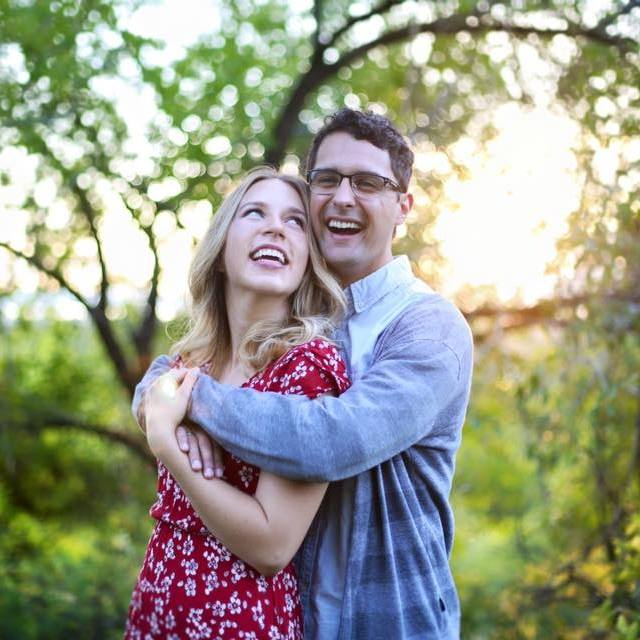
#> input picture color_transfer/haywespic.jpg, 640 x 640 px
$ python example.py --source haywespic.jpg --target haywespic.jpg
#> lines starting #> are read from the running program, lines starting #| are printed output that depends on the picture
### color_transfer/color_transfer.py
import numpy as np
import cv2

def color_transfer(source, target):

    # convert the images from RGB to L*a*b colorspace, being
    # sure to utilize the floating point data type (note: OpenCV
    # expects floats to be 32-bit, so sue that instead of 64-bit)
    source = cv2.cvtColor(source, cv2.COLOR_BGR2LAB).astype("float32")
    target = cv2.cvtColor(target, cv2.COLOR_BGR2LAB).astype("float32")


    # compute color statistics for the source and target images
    (lMeanSrc, lStdSrc, aMeanSrc, aStdSrc, bMeanSrc, bStdSrc) = image_stats(source)
    (lMeanTar, lStdTar, aMeanTar, aStdTar, bMeanTar, bStdTar) = image_stats(source)

    # subtract the means from the target image
    (l, a, b) = cv2.split(target)
    l -= lMeanTar
    a -= aMeanTar
    b -= bMeanTar

    # scale by the starndard deviations
    l = (lStdTar / lStdSrc) * l
    a = (aStdTar / aStdSrc) * a
    b = (bStdTar / bStdSrc) * b

    # clip the pixel intensities to [0, 255] if the fall outside
    # this range
    l = np.clip(l, 0, 255)
    a = np.clip(a, 0, 255)

    # merge the channels together and convert back to the RGB color
    # space, being sure to utilize the 8-bits unsigned integer data
    # type
    transfer = cv2.merge([l, a, b])
    transfer = cv2.cvtColor(transfer.astype("uint8"), cv2.COLOR_LAB2BGR)

    #return the color transferred image


def image_stats(image):
    (l, a, b) = cv2.split(image)
    (lMean, lStd) = (l.mean(), l.std())
    (aMean, aStd) = (a.mean(), a.std())
    (bMean, bStd) = (b.mean(), b.std())

    # return the color statistics
    return (lMean, lStd, aMean, aStd, bMean, bStd)

### color_transfer/example.py
# USAGE
# python example.py --source images/ocean_sunset.jpg --target images/ocean_day.jpg

# import the necessary packages
from color_transfer import color_transfer
import numpy as np
import argparse
import cv2


# def show_image(title, image, width=300):
#     # resize the image to have a constant width, just to
#     # make displaying the images take up less screen real
#     # estate
#     r = width / float(image.shape[1])
#     dim = (width, int(image.shape[0] * r))
#     resized = cv2.resize(image, dim, interpolation=cv2.INTER_AREA)
#
#     # show the resized image
#     cv2.imshow(title, resized)
#

# construct the argument parser and parse the arguments
ap = argparse.ArgumentParser()
ap.add_argument("-s", "--source", required=True,
                help="Path to the source image")
ap.add_argument("-t", "--target", required=True,
                help="Path to the target image")
ap.add_argument("-o", "--output", help="Path to the output image (optional)")
args = vars(ap.parse_args())

# load the images
source = cv2.imread(args["source"])
#> source is the input picture: shape (640, 640, 3); mean B, G, R 138.2, 155.5, 153.3
target = cv2.imread(args["target"])

# transfer the color distribution from the source image
# to the target image
transfer = color_transfer(source, target)
#> in color_transfer, `source = cv2.cvtColor(source, cv2.COLOR_BGR2LAB).astype("float32")`:
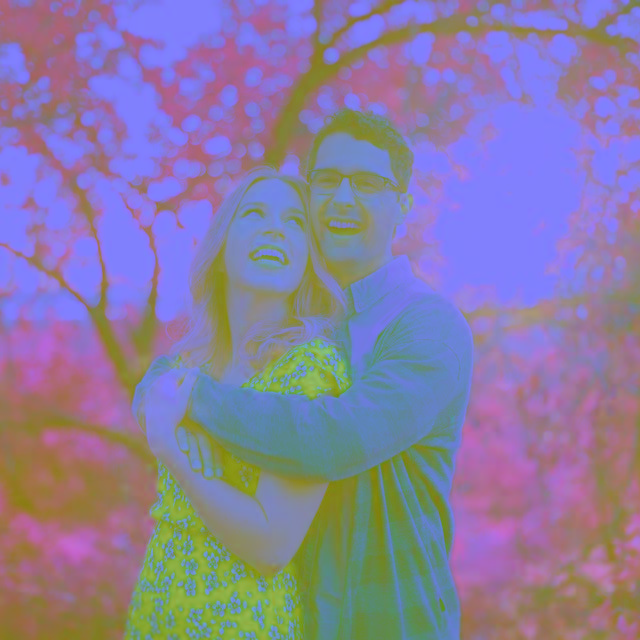
#> source: shape (640, 640, 3) float32; mean of channels 0, 1, 2 161.1, 125.4, 137.3; drawn as B, G, R
#> in image_stats, `(l, a, b) = cv2.split(image)`:
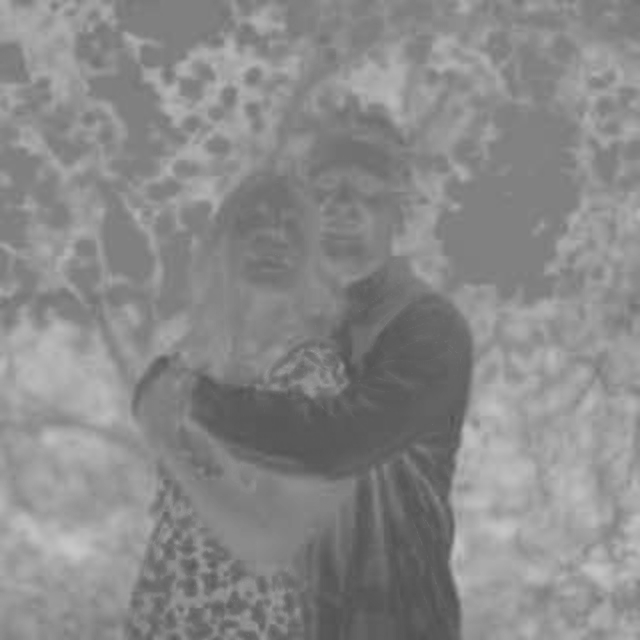
#> b: shape (640, 640) float32; min 81, max 199, mean 137.3
#> in image_stats, `(lMean, lStd) = (l.mean(), l.std())`: lMean = 161.1; lStd = 62.08
#> in image_stats, `(aMean, aStd) = (a.mean(), a.std())`: aMean = 125.4; aStd = 14.19
#> in image_stats, `(bMean, bStd) = (b.mean(), b.std())`: bMean = 137.3; bStd = 22.39
#> in color_transfer, `(lMeanSrc, lStdSrc, aMeanSrc, aStdSrc, bMeanSrc, bStdSrc) = image_stat..`: lMeanSrc = 161.1; lStdSrc = 62.08; aMeanSrc = 125.4; aStdSrc = 14.19; bMeanSrc = 137.3; bStdSrc = 22.39
#> in color_transfer, `(lMeanTar, lStdTar, aMeanTar, aStdTar, bMeanTar, bStdTar) = image_stat..`: lMeanTar = 161.1; lStdTar = 62.08; aMeanTar = 125.4; aStdTar = 14.19; bMeanTar = 137.3; bStdTar = 22.39
#> in color_transfer, `b -= bMeanTar`:
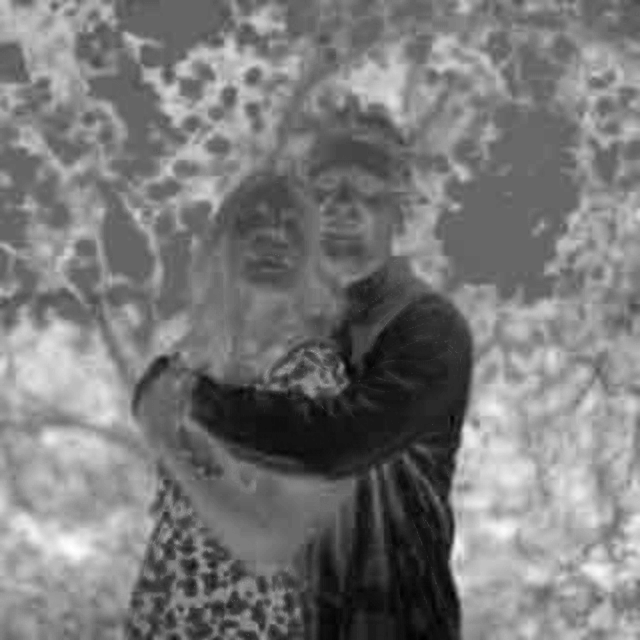
#> b: shape (640, 640) float32; min -56.33, max 61.67, mean 0; drawn with min black and max white
#> in color_transfer, `l = np.clip(l, 0, 255)`:
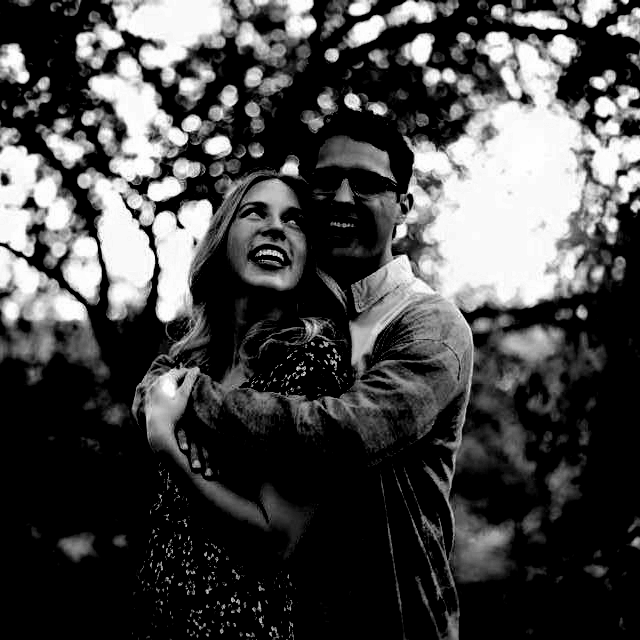
#> l: shape (640, 640) float32; min 0, max 93.86, mean 26; drawn with min black and max white
#> in color_transfer, `a = np.clip(a, 0, 255)`:
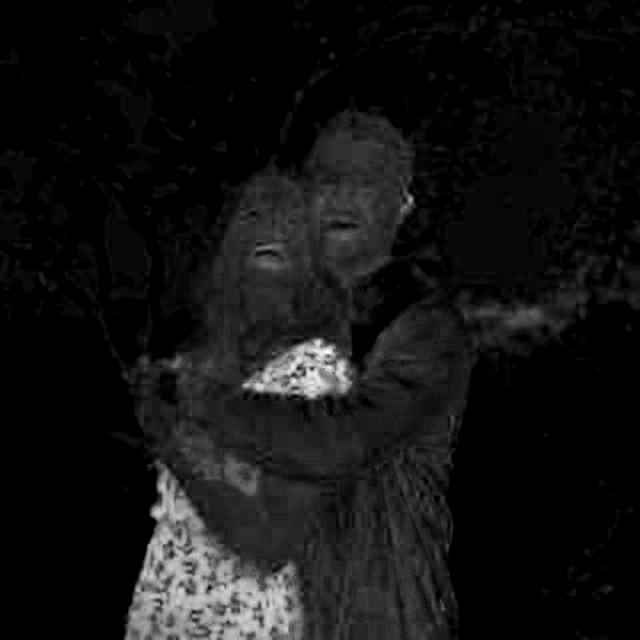
#> a: shape (640, 640) float32; min 0, max 69.62, mean 5.3; drawn with min black and max white
#> in color_transfer, `transfer = cv2.merge([l, a, b])`:
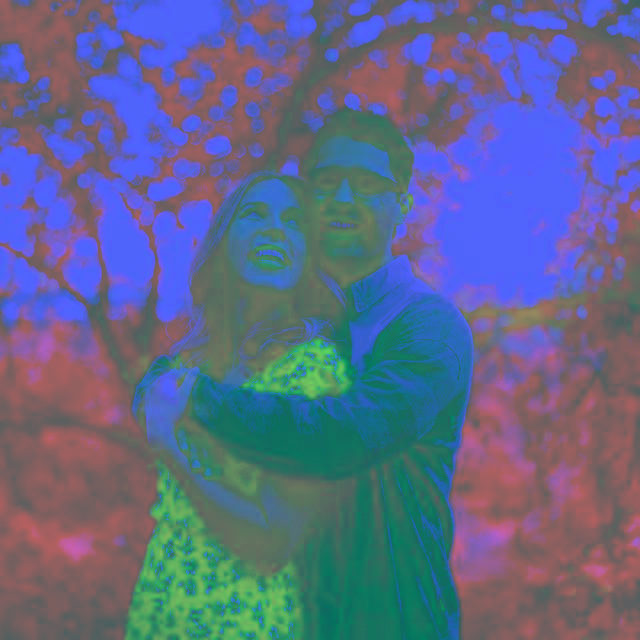
#> transfer: shape (640, 640, 3) float32; mean B, G, R 26, 5.3, 0; drawn with min black and max white
#> in color_transfer, `transfer = cv2.cvtColor(transfer.astype("uint8"), cv2.COLOR_LAB2BGR)`:
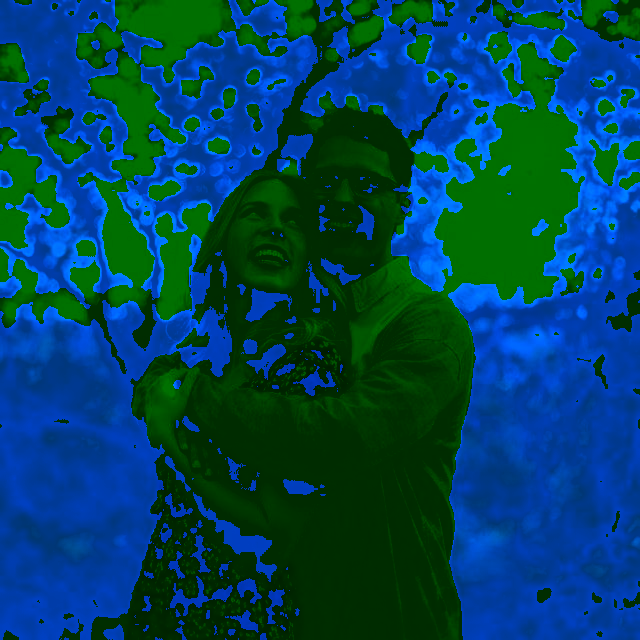
#> transfer: shape (640, 640, 3); mean B, G, R 92.7, 67.8, 0

# check to see if the output image should be saved
if args["output"] is not None:
    cv2.imwrite(args["output"], transfer)

# show the images and wait for a key press
# show_image("Source", source)
# show_image("Target", target)
# show_image("Transfer", transfer)
cv2.imshow("source", source)
cv2.imshow("target", target)
cv2.imshow("transfer", transfer)
cv2.waitKey(0)
